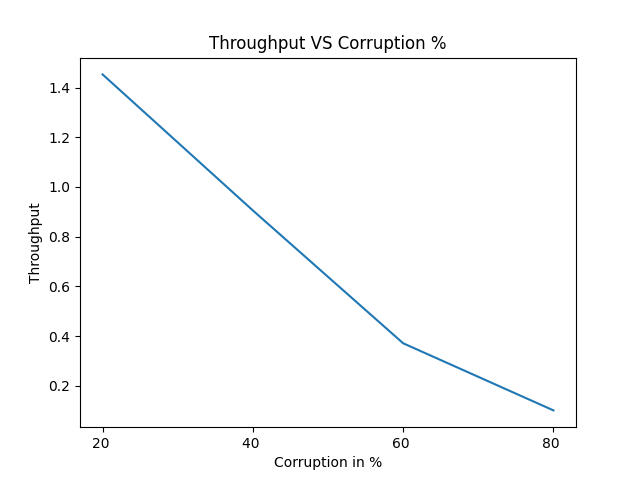

Source code (Python):
from matplotlib import pyplot as plt


filename = input('Please enter input file name')

file = open(filename + ".txt", "r")
li1 = []
li2 = []
str = file.readline()
while(len(str)) :
    xy = str.split(",")
    li1.append(xy[0])
    xy[1] = xy[1][:-1]
    xy[1] = float(xy[1])
    li2.append(xy[1])
    str = file.readline()
    
# print(li1)
# print(li2)

plt.plot(li1, li2)
plt.xlabel("Corruption in %")
plt.ylabel("Throughput")
plt.title("Throughput VS Corruption %")
plt.draw()
plt.savefig(filename+'.png')
plt.show()
